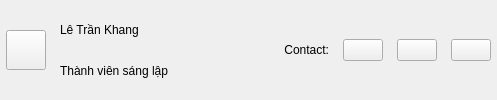
             <widget class="QFrame" name="memberRow2">
              <property name="frameShape">
               <enum>QFrame::Shape::NoFrame</enum>
              </property>
              <property name="class" stdset="0">
               <string>memberRow</string>
              </property>
              <layout class="QHBoxLayout" name="memberRow2Layout">
               <property name="spacing">
                <number>14</number>
               </property>
               <property name="leftMargin">
                <number>6</number>
               </property>
               <property name="topMargin">
                <number>10</number>
               </property>
               <property name="rightMargin">
                <number>6</number>
               </property>
               <property name="bottomMargin">
                <number>10</number>
               </property>
               <item>
                <widget class="QToolButton" name="avatarMember2">
                 <property name="minimumSize">
                  <size>
                   <width>40</width>
                   <height>40</height>
                  </size>
                 </property>
                 <property name="maximumSize">
                  <size>
                   <width>40</width>
                   <height>40</height>
                  </size>
                 </property>
                 <property name="focusPolicy">
                  <enum>Qt::FocusPolicy::NoFocus</enum>
                 </property>
                 <property name="text">
                  <string/>
                 </property>
                 <property name="class" stdset="0">
                  <string>avatar</string>
                 </property>
                 <property name="iconName" stdset="0">
                  <string>fa5s.user</string>
                 </property>
                 <property name="iconColor" stdset="0">
                  <string>#94a3b8</string>
                 </property>
                </widget>
               </item>
               <item>
                <widget class="QWidget" name="nameColumnMember2" native="true">
                 <property name="minimumSize">
                  <size>
                   <width>210</width>
                   <height>0</height>
                  </size>
                 </property>
                 <property name="maximumSize">
                  <size>
                   <width>210</width>
                   <height>16777215</height>
                  </size>
                 </property>
                 <layout class="QVBoxLayout" name="nameColumnMember2Layout">
                  <property name="spacing">
                   <number>3</number>
                  </property>
                  <property name="leftMargin">
                   <number>0</number>
                  </property>
                  <property name="topMargin">
                   <number>0</number>
                  </property>
                  <property name="rightMargin">
                   <number>0</number>
                  </property>
                  <property name="bottomMargin">
                   <number>0</number>
                  </property>
                  <item>
                   <widget class="QLabel" name="nameMember2">
                    <property name="text">
                     <string>Lê Trần Khang</string>
                    </property>
                    <property name="class" stdset="0">
                     <string>memberName</string>
                    </property>
                   </widget>
                  </item>
                  <item>
                   <layout class="QHBoxLayout" name="roleMember2Layout">
                    <property name="spacing">
                     <number>0</number>
                    </property>
                    <property name="leftMargin">
                     <number>0</number>
                    </property>
                    <property name="topMargin">
                     <number>0</number>
                    </property>
                    <property name="rightMargin">
                     <number>0</number>
                    </property>
                    <property name="bottomMargin">
                     <number>0</number>
                    </property>
                    <item>
                     <widget class="QLabel" name="roleMember2">
                      <property name="text">
                       <string>Thành viên sáng lập</string>
                      </property>
                      <property name="class" stdset="0">
                       <string>memberRole</string>
                      </property>
                     </widget>
                    </item>
                    <item>
                     <spacer name="roleMember2Spacer">
                      <property name="orientation">
                       <enum>Qt::Orientation::Horizontal</enum>
                      </property>
                      <property name="sizeHint" stdset="0">
                       <size>
                        <width>40</width>
                        <height>20</height>
                       </size>
                      </property>
                     </spacer>
                    </item>
                   </layout>
                  </item>
                 </layout>
                </widget>
               </item>
               <item>
                <widget class="QLabel" name="descMember2">
                 <property name="sizePolicy">
                  <sizepolicy hsizetype="Expanding" vsizetype="Preferred">
                   <horstretch>1</horstretch>
                   <verstretch>0</verstretch>
                  </sizepolicy>
                 </property>
                 <property name="text">
                  <string>Contact:</string>
                 </property>
                 <property name="alignment">
                  <set>Qt::AlignmentFlag::AlignRight|Qt::AlignmentFlag::AlignTrailing|Qt::AlignmentFlag::AlignVCenter</set>
                 </property>
                 <property name="wordWrap">
                  <bool>true</bool>
                 </property>
                 <property name="class" stdset="0">
                  <string>memberDesc</string>
                 </property>
                </widget>
               </item>
               <item>
                <widget class="QPushButton" name="btnGithub2">
                 <property name="cursor">
                  <cursorShape>PointingHandCursor</cursorShape>
                 </property>
                 <property name="toolTip">
                  <string>Xem GitHub</string>
                 </property>
                 <property name="text">
                  <string/>
                 </property>
                 <property name="class" stdset="0">
                  <string>socialButton</string>
                 </property>
                 <property name="iconName" stdset="0">
                  <string>fa5b.github</string>
                 </property>
                 <property name="iconColor" stdset="0">
                  <string>#0f172a</string>
                 </property>
                 <property name="url" stdset="0">
                  <string>https://github.com/letrankhang</string>
                 </property>
                </widget>
               </item>
               <item>
                <widget class="QPushButton" name="btnLinkedin2">
                 <property name="cursor">
                  <cursorShape>PointingHandCursor</cursorShape>
                 </property>
                 <property name="toolTip">
                  <string>Xem LinkedIn</string>
                 </property>
                 <property name="text">
                  <string/>
                 </property>
                 <property name="class" stdset="0">
                  <string>socialButton</string>
                 </property>
                 <property name="iconName" stdset="0">
                  <string>fa5b.linkedin</string>
                 </property>
                 <property name="iconColor" stdset="0">
                  <string>#2563eb</string>
                 </property>
                 <property name="url" stdset="0">
                  <string>https://linkedin.com/in/letrankhang</string>
                 </property>
                </widget>
               </item>
               <item>
                <widget class="QPushButton" name="btnEmail2">
                 <property name="cursor">
                  <cursorShape>PointingHandCursor</cursorShape>
                 </property>
                 <property name="toolTip">
                  <string>Gửi email</string>
                 </property>
                 <property name="text">
                  <string/>
                 </property>
                 <property name="class" stdset="0">
                  <string>socialButton</string>
                 </property>
                 <property name="iconName" stdset="0">
                  <string>fa5s.envelope</string>
                 </property>
                 <property name="iconColor" stdset="0">
                  <string>#64748b</string>
                 </property>
                 <property name="email" stdset="0">
                  <string>user2@gmail.com</string>
                 </property>
                </widget>
               </item>
              </layout>
             </widget>
